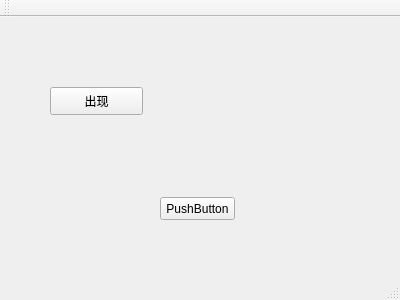
<?xml version="1.0" encoding="UTF-8"?>
<ui version="4.0">
 <class>MainWindow</class>
 <widget class="QMainWindow" name="MainWindow">
  <property name="geometry">
   <rect>
    <x>0</x>
    <y>0</y>
    <width>400</width>
    <height>300</height>
   </rect>
  </property>
  <property name="windowTitle">
   <string>MainWindow</string>
  </property>
  <widget class="QWidget" name="centralWidget">
   <widget class="QPushButton" name="pushButton">
    <property name="geometry">
     <rect>
      <x>160</x>
      <y>180</y>
      <width>75</width>
      <height>23</height>
     </rect>
    </property>
    <property name="text">
     <string>PushButton</string>
    </property>
   </widget>
   <widget class="QPushButton" name="pushButton_2">
    <property name="geometry">
     <rect>
      <x>50</x>
      <y>70</y>
      <width>93</width>
      <height>28</height>
     </rect>
    </property>
    <property name="text">
     <string>出现</string>
    </property>
   </widget>
  </widget>
  <widget class="QMenuBar" name="menuBar">
   <property name="geometry">
    <rect>
     <x>0</x>
     <y>0</y>
     <width>400</width>
     <height>26</height>
    </rect>
   </property>
  </widget>
  <widget class="QToolBar" name="mainToolBar">
   <attribute name="toolBarArea">
    <enum>TopToolBarArea</enum>
   </attribute>
   <attribute name="toolBarBreak">
    <bool>false</bool>
   </attribute>
  </widget>
  <widget class="QStatusBar" name="statusBar"/>
 </widget>
 <layoutdefault spacing="6" margin="11"/>
 <resources/>
 <connections/>
</ui>
